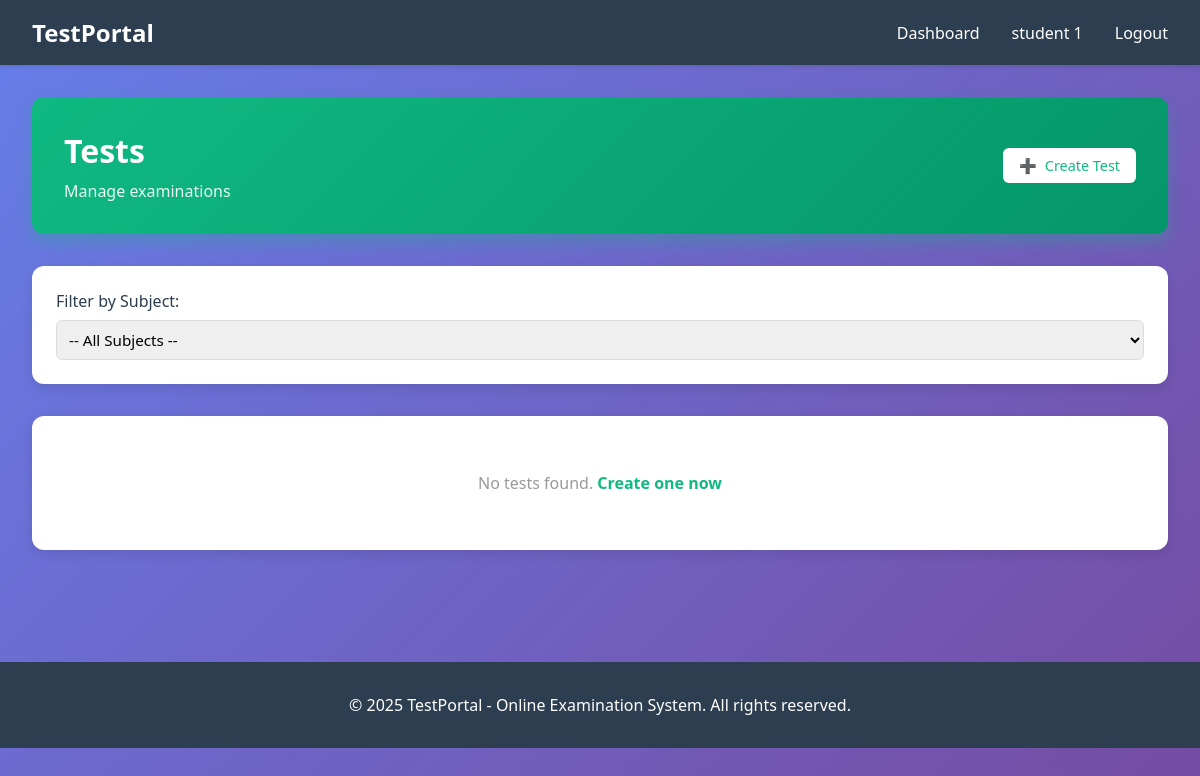
The page /questions/tests/ (signed in) on the database as committed earlier.
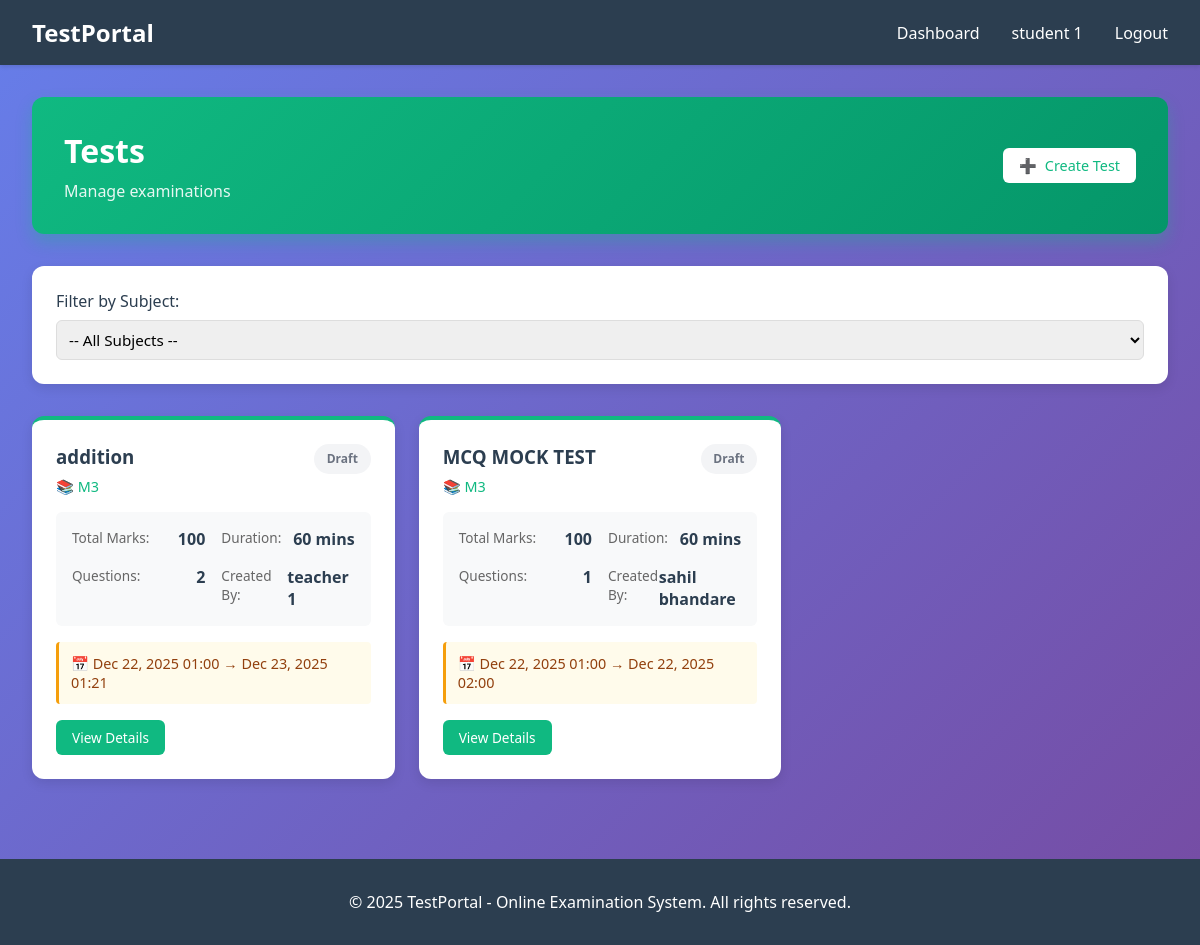
The same page on the database as committed later.
### accounts/models.py (models this page shows, shortened)
class User(AbstractUser):
    ROLE_CHOICES = (
        ('ADMIN', 'Admin'),
        ('HOD', 'HOD'),
        ('TEACHER', 'Teacher'),
        ('STUDENT', 'Student'),
    )
    role = models.CharField(max_length=20, choices=ROLE_CHOICES)
    groups = models.ManyToManyField(
        'auth.Group',
        verbose_name='groups',
        blank=True,
        related_name='custom_user_groups'
    )
    user_permissions = models.ManyToManyField(
        'auth.Permission',
        verbose_name='user permissions',
        blank=True,
        related_name='custom_user_permissions'
    )

### questions/models.py (models this page shows, shortened)
class Test(models.Model):
    STATUS_CHOICES = (
        ('DRAFT', 'Draft'),
        ('ACTIVE', 'Active'),
        ('CLOSED', 'Closed'),
    )
    title = models.CharField(max_length=255)
    description = models.TextField()
    subject = models.ForeignKey(Subject, on_delete=models.CASCADE, related_name='tests')
    created_by = models.ForeignKey(User, on_delete=models.CASCADE, related_name='created_tests')
    status = models.CharField(max_length=20, choices=STATUS_CHOICES, default='DRAFT')
    total_marks = models.IntegerField(default=100)
    duration_minutes = models.IntegerField(default=60)  # Duration in minutes
    passing_marks = models.IntegerField(default=40)
    start_date = models.DateTimeField()
    end_date = models.DateTimeField()
    is_negative_marking = models.BooleanField(default=False)
    negative_mark_per_question = models.FloatField(default=0)
    instructions = models.TextField(blank=True)
    created_at = models.DateTimeField(auto_now_add=True)
    updated_at = models.DateTimeField(auto_now=True)
    class Meta:
        ordering = ['-created_at']

class Subject(models.Model):
    name = models.CharField(max_length=100, unique=True)
    code = models.CharField(max_length=20, unique=True)
    department = models.CharField(max_length=100)
    year = models.IntegerField()
    description = models.TextField(blank=True)
    created_at = models.DateTimeField(auto_now_add=True)
    class Meta:
        ordering = ['name']

### questions/views.py (the view)
# urls.py: path('tests/', views.test_list, name='test_list'),
@login_required(login_url='accounts:login')
def test_list(request):
    tests = Test.objects.all()
    subject_id = request.GET.get('subject')
    if subject_id:
        tests = tests.filter(subject_id=subject_id)
    if request.user.role == 'TEACHER':
        try:
            teacher_profile = TeacherProfile.objects.get(user=request.user)
            tests = tests.filter(subject__department=teacher_profile.department, subject__year=teacher_profile.year)
        except TeacherProfile.DoesNotExist:
            tests = Test.objects.none()
    elif request.user.role == 'HOD':
        try:
            hod_profile = HODProfile.objects.get(user=request.user)
            tests = tests.filter(subject__department=hod_profile.department)
        except HODProfile.DoesNotExist:
            tests = Test.objects.none()
    subjects = Subject.objects.all()
    context = {
        'tests': tests,
        'subjects': subjects,
        'selected_subject': subject_id
    }
    return render(request, 'questions/test_list.html', context)

### templates/questions/test_list.html (shortened to what this page needs)
{% extends 'base.html' %}
{% block content %}
<div class="dashboard-container">
    <div class="dashboard-header" style="background: linear-gradient(135deg, #10b981 0%, #059669 100%);">
        <div style="display: flex; justify-content: space-between; align-items: center;">
            <div>
                <h1>Tests</h1>
                <p class="header-subtitle">Manage examinations</p>
            </div>
            <a href="{% url 'questions:create_test' %}" class="btn btn-light">
                <span class="btn-icon">➕</span> Create Test
            </a>
        </div>
    </div>
    <div class="content-card">
        <form method="GET" style="display: flex; gap: 1rem; align-items: flex-end;">
            <div style="flex: 1;">
                <label for="subject">Filter by Subject:</label>
                <select id="subject" name="subject" onchange="this.form.submit()">
                    <option value="">-- All Subjects --</option>
                </select>
            </div>
        </form>
    </div>
    {% if tests %}
    <div class="tests-grid">
        {% for test in tests %}
        <div class="test-card">
            <div class="test-header">
                <div>
                    <h3>{{ test.title }}</h3>
                    <p class="test-subject">📚 {{ test.subject.name }}</p>
                </div>
                <span class="status-badge status-{{ test.status|lower }}">{{ test.get_status_display }}</span>
            </div>
            <div class="test-info">
                <div class="info-item">
                    <span class="label">Total Marks:</span>
                    <span class="value">{{ test.total_marks }}</span>
                </div>
                <div class="info-item">
                    <span class="label">Duration:</span>
                    <span class="value">{{ test.duration_minutes }} mins</span>
                </div>
                <div class="info-item">
                    <span class="label">Questions:</span>
                    <span class="value">{{ test.questions.count }}</span>
                </div>
                <div class="info-item">
                    <span class="label">Created By:</span>
                    <span class="value">{{ test.created_by.get_full_name }}</span>
                </div>
            </div>
            <div class="test-dates">
                <p>📅 {{ test.start_date|date:"M d, Y H:i" }} → {{ test.end_date|date:"M d, Y H:i" }}</p>
            </div>
            <div class="test-actions">
                <a href="{% url 'questions:test_detail' test.id %}" class="btn btn-small btn-primary">
                    View Details
                </a>
            </div>
        </div>
        {% endfor %}
    </div>
    {% else %}
    <div class="content-card">
        <p style="text-align: center; color: #999; padding: 2rem;">
            No tests found. <a href="{% url 'questions:create_test' %}" style="color: #10b981; text-decoration: none; font-weight: 600;">Create one now</a>
        </p>
    </div>
    {% endif %}
</div>
{% endblock %}

### templates/base.html (shortened to what this page needs)
<!DOCTYPE html>
<html lang="en">
<head>
</head>
<body>
    {% if user.is_authenticated %}
    <nav class="navbar">
        <div class="navbar-container">
            <h1>TestPortal</h1>
            <div class="navbar-links">
                <a href="{% url 'accounts:admin_dashboard' %}">Dashboard</a>
                <span>{{ user.get_full_name|default:user.username }}</span>
                <a href="{% url 'accounts:admin_logout' %}">Logout</a>
            </div>
        </div>
    </nav>
    {% endif %}
    <div class="container">
        {% block content %}{% endblock %}
    </div>
    <footer class="footer">
        <p>&copy; 2025 TestPortal - Online Examination System. All rights reserved.</p>
    </footer>
</body>
</html>

### templates/questions/test_list.html (style rules this page uses)
.dashboard-container { max-width: 1400px; margin: 0 auto; }
.dashboard-header { color: white; padding: 2rem; border-radius: 12px; margin-bottom: 2rem; box-shadow: 0 8px 16px rgba(16, 185, 129, 0.3); }
.dashboard-header h1 { margin: 0 0 0.5rem 0; font-size: 2rem; }
.header-subtitle { margin: 0; opacity: 0.9; }
.btn-light { background: white; color: #10b981; }
.content-card { background: white; padding: 1.5rem; border-radius: 12px; box-shadow: 0 4px 12px rgba(0, 0, 0, 0.1); margin-bottom: 2rem; }
.content-card select { padding: 0.5rem; border: 1px solid #ddd; border-radius: 6px; font-size: 0.95rem; }
.tests-grid { display: grid; grid-template-columns: repeat(auto-fill, minmax(350px, 1fr)); gap: 1.5rem; }
.test-card { background: white; padding: 1.5rem; border-radius: 12px; box-shadow: 0 4px 12px rgba(0, 0, 0, 0.1); transition: all 0.3s; border-top: 4px solid #10b981; }
.test-header { display: flex; justify-content: space-between; align-items: start; margin-bottom: 1rem; }
.test-header h3 { margin: 0 0 0.5rem 0; color: #2c3e50; }
.test-subject { margin: 0; color: #10b981; font-size: 0.9rem; font-weight: 500; }
.status-badge { padding: 0.4rem 0.8rem; border-radius: 20px; font-size: 0.75rem; font-weight: 600; white-space: nowrap; }
.status-draft { background: #f3f4f6; color: #6b7280; }
.test-info { display: grid; grid-template-columns: 1fr 1fr; gap: 1rem; margin: 1rem 0; padding: 1rem; background: #f8f9fa; border-radius: 6px; }
.info-item { display: flex; justify-content: space-between; }
.info-item .label { color: #666; font-size: 0.85rem; font-weight: 500; }
.info-item .value { color: #2c3e50; font-weight: 600; }
.test-dates { margin: 1rem 0; padding: 0.75rem; background: #fffbeb; border-left: 3px solid #f59e0b; border-radius: 4px; }
.test-dates p { margin: 0; color: #92400e; font-size: 0.9rem; }
.test-actions { display: flex; gap: 0.5rem; margin-top: 1rem; }
.btn { display: inline-flex; align-items: center; gap: 0.5rem; padding: 0.5rem 1rem; border: none; border-radius: 6px; font-size: 0.9rem; text-decoration: none; cursor: pointer; transition: all 0.3s; font-weight: 500; }
.btn-small { padding: 0.5rem 1rem; font-size: 0.85rem; }
.btn-primary { background: #10b981; color: white; }

Rows that differ between the two databases and show on the page:
added Test: title "addition", subject.name "M3", status "Draft", total_marks "100", duration_minutes "60", questions.count "2", created_by.get_full_name "teacher 1", start_date "Dec 22, 2025 01:00", end_date "Dec 23, 2025 01:21"
added Test: title "MCQ MOCK TEST", subject.name "M3", status "Draft", total_marks "100", duration_minutes "60", questions.count "1", created_by.get_full_name "sahil bhandare", start_date "Dec 22, 2025 01:00", end_date "Dec 22, 2025 02:00"
Other text that changed with them:
text no longer shown: "No tests found. Create one now"
